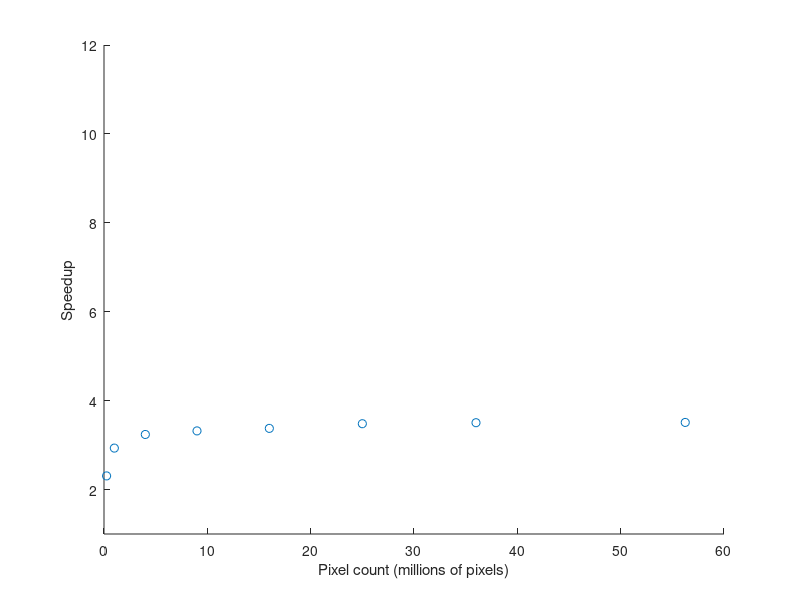
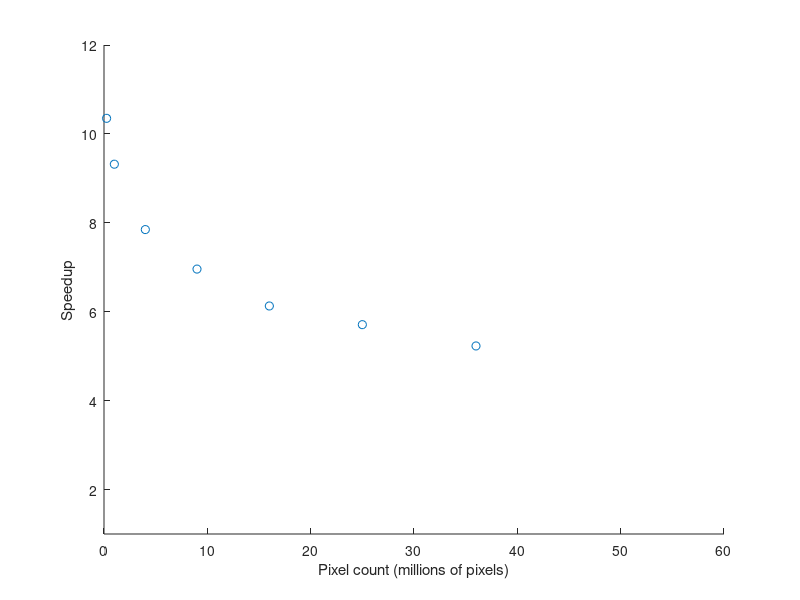
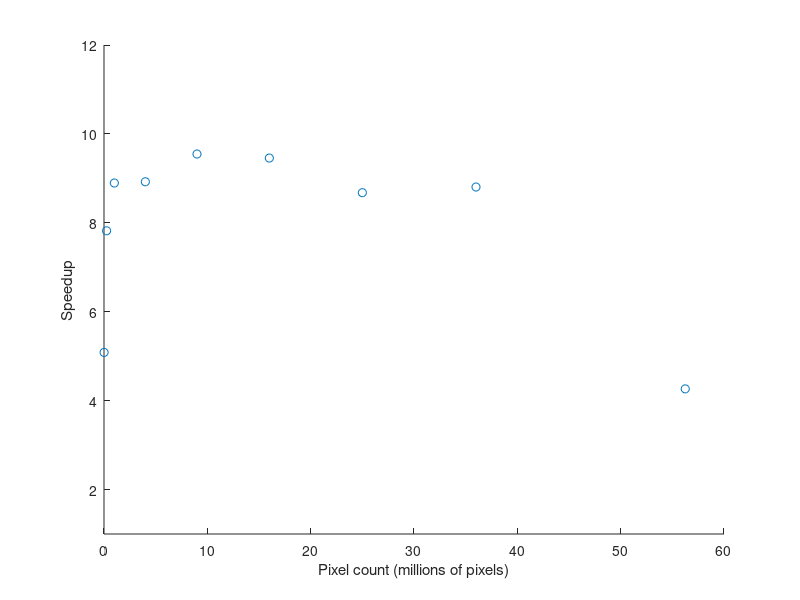

Write MATLAB code to recreate these figures, in order.
pixel_count = [100^2, 500^2, 1000^2, 2000^2, 3000^2, 4000^2, 5000^2, 6000^2, 7500^2]./10^6;
separable_convolution_speedup = [0.001521 2.306766 2.932381 3.238829 3.319243 3.375912 3.480884 3.503627 3.509777];
edge_classification_speedup = [97.544669 10.350657 9.318748 7.847971 6.959467 6.129282 5.709230 5.230187, -1];
motion_area_estimation_speedup = [5.084746 7.820414 8.895548 8.923449 9.547545 9.456960 8.677697 8.805193 4.264629];

figure, scatter(pixel_count, separable_convolution_speedup);
xlabel('Pixel count (millions of pixels)');
ylabel('Speedup');
ylim([1, 12]);
figure, scatter(pixel_count, edge_classification_speedup);
xlabel('Pixel count (millions of pixels)');
ylabel('Speedup');
ylim([1, 12]);
figure, scatter(pixel_count, motion_area_estimation_speedup);
xlabel('Pixel count (millions of pixels)');
ylabel('Speedup');
ylim([1, 12]);
